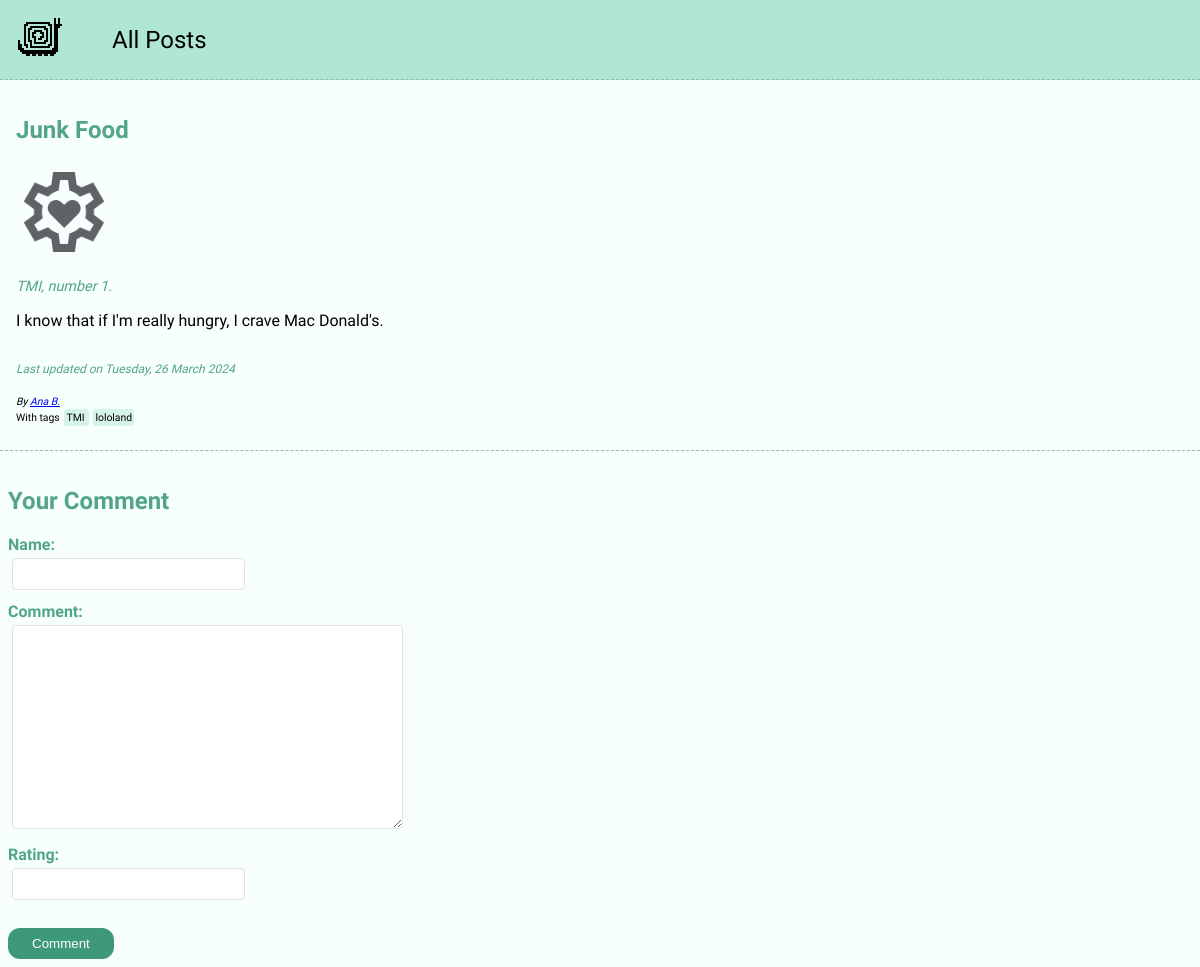
The page /posts/junk-food on the database its author committed.
### blog/models.py (models this page shows, shortened)
class Post(models.Model):
    title = models.CharField(max_length=200, blank=False)
    author = models.ForeignKey(Author, on_delete=models.SET_NULL, null=True, related_name="posts")
    date = models.DateField(auto_now=False, blank=False)
    slug = models.SlugField(unique=True)
    image = models.ImageField(upload_to='images', default="default.png")
    excerpt = models.CharField(max_length=500,blank=True)
    content = models.TextField(blank=False)
    tags = models.ManyToManyField(Tag, blank=True)
    def tags_as_list(self):
        return self.tags.all()
    def has_tags(self):
        return len(self.tags_as_list()) > 0

class Author(models.Model):
    first_name = models.CharField(max_length=200, blank=False)
    last_name = models.CharField(max_length=200, blank=False)
    email_address = models.EmailField(blank=True)
    def full_name(self):
        return f"{self.first_name} {self.last_name}"

class Tag(models.Model):
    caption = models.CharField(max_length=100, blank=False)

### blog/views.py (the view, shortened to what this page needs)
# urls.py: path('posts/<slug:slug>', views.PostView.as_view(), name='post')
class PostView(View):
    def get(self, request, slug):
        post = Post.objects.get(slug=slug)
        return render(request, 'blog/post.html', {
            'comment_form': CommentForm(),
            'post': post,
            'post_tags': post.tags.all()
        })

### blog/forms.py
class CommentForm(forms.ModelForm):
    class Meta:
        model = Comment
        fields = ['name', 'content', 'rating']
        labels = {
            'content': 'Comment',
            'name': 'Name',
            'rating': 'Rating'
        }

### blog/templates/blog/post.html (shortened to what this page needs)
{% extends 'base.html' %}
{% load static %}
{% block style_links %}
    <link rel="stylesheet" href="{% static 'blog/styles/index.css' %}" />
{% endblock %}
{% block content %}
    <section class="full-post">
        <h1>{{ post.title }}</h1>
        <img class="post-avatar" src="{{ post.image.url }}" alt="{{ post.title }}"/>
        <p class="excerpt">{{ post.excerpt }}</p>
        <p>{{ post.content }}</p>
        <div class="post-time">Last updated on <time>{{ post.date|date:"l, d F Y" }}</time></div>
        <br>
        <address class="post-preview-address">
            By <a href="mailto:{{ post.author.email_address }}">{{ post.author.full_name }}</a>
        </address>
        {% if post.has_tags %}
            <div class="post-tags">With tags {% for tag in post.tags_as_list %} <span class="tag-span"> {{ tag.caption }} </span> {% endfor %}</div>
        {% endif %}
    </section>
    <hr>
    <section class="comment-section">
        <h2>Your Comment</h2>
        <form action="{% url 'post' post.slug %}" method="POST">
            {% for field in comment_form %}
                <div class="form-control {% if field.errors %}errors{% endif %}">
                    {{ field.label_tag }}
                    {{ field }}
                </div>
            {% endfor %}
            <button>Comment</button>
        </form>
    </section>
{% endblock %}

### static/styles/base.css (style rules this page uses)
* { box-sizing: border-box; }
html { font-family: "Raleway", sans-serif; }
body { margin: 0; background-color: #fff; }
h1, h2, h3 { color: #53a58a; }

### blog/static/blog/styles/index.css (style rules this page uses)
body { background-color: #f6fffc; }
hr { border: 0px; border-bottom: 1px dashed #1a58446b; }
.post-time { margin-top: 2rem; font-size: 0.75rem; font-style: italic; color: #53a58a; }
.full-post { padding: 1rem; }
.excerpt { font-style: italic; font-size: 0.9rem; color: #53a58a; }
.post-avatar { width: 6rem; height: 6rem; }
.post-preview-address { font-size: 0.65rem; font-style: bold; }
.post-tags { padding: 0.25em 0; font-size: 0.65rem; }
button { cursor: pointer; padding: 0.5rem 1.5rem; margin-top: 1rem; border-radius: 12px; background-color: #3e9979; color: #fff; border: 0px; }
.form-control { margin-bottom: 0.5rem; }
.form-control input, .form-control textarea { font: inherit; border: #e3e3e3 solid 1px; padding: 0.35rem; border-radius: 0.25rem; margin: 0.25rem; }
.form-control label { font-weight: bold; display: block; color: #53a58a; }
.comment-section { padding: 0.5rem; }
span.tag-span { background-color: #b0e6d477; padding: 0.2em; margin: 0 0.2em; border-radius: 0.3em; }

### rows shown on the page
Post: title "Junk Food", image (picture), excerpt "TMI, number 1.", content "I know that if I'm really hungry, I crave Mac Donald's.", date "Tuesday, 26 March 2024", author.full_name "Ana B."
Tag: caption "TMI"
Tag: caption "lololand"

### other values the page prints
{{ field.label_tag }} "Name:" "Comment:" "Rating:"
